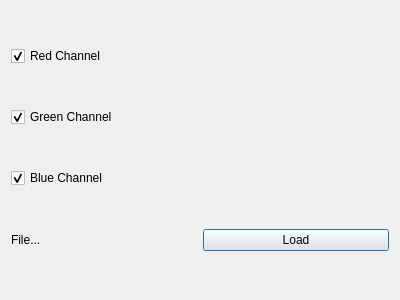
<?xml version="1.0" encoding="UTF-8"?>
<ui version="4.0">
 <class>MainWindow</class>
 <widget class="QDialog" name="MainWindow">
  <property name="geometry">
   <rect>
    <x>0</x>
    <y>0</y>
    <width>400</width>
    <height>300</height>
   </rect>
  </property>
  <property name="windowTitle">
   <string>MainWindow</string>
  </property>
  <layout class="QVBoxLayout" name="verticalLayout">
   <item>
    <widget class="QCheckBox" name="checkBoxRed">
     <property name="text">
      <string>Red Channel</string>
     </property>
     <property name="checked">
      <bool>true</bool>
     </property>
    </widget>
   </item>
   <item>
    <widget class="QCheckBox" name="checkBoxGreen">
     <property name="text">
      <string>Green Channel</string>
     </property>
     <property name="checked">
      <bool>true</bool>
     </property>
    </widget>
   </item>
   <item>
    <widget class="QCheckBox" name="checkBoxBlue">
     <property name="text">
      <string>Blue Channel</string>
     </property>
     <property name="checked">
      <bool>true</bool>
     </property>
    </widget>
   </item>
   <item>
    <layout class="QHBoxLayout" name="horizontalLayout">
     <item>
      <widget class="QLabel" name="labelFile">
       <property name="text">
        <string>File...</string>
       </property>
      </widget>
     </item>
     <item>
      <widget class="QPushButton" name="buttonLoad">
       <property name="text">
        <string>Load</string>
       </property>
      </widget>
     </item>
    </layout>
   </item>
  </layout>
 </widget>
 <layoutdefault spacing="6" margin="11"/>
 <resources/>
 <connections/>
</ui>
